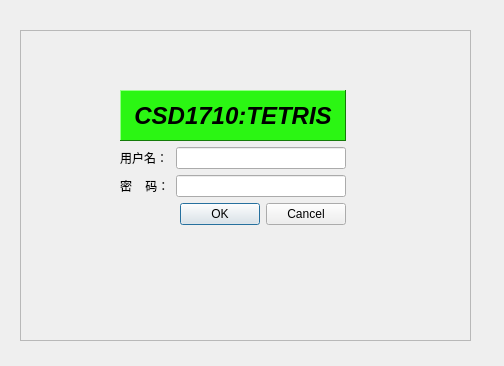
<?xml version="1.0" encoding="UTF-8"?>
<ui version="4.0">
 <class>LoginDialog</class>
 <widget class="QDialog" name="LoginDialog">
  <property name="geometry">
   <rect>
    <x>0</x>
    <y>0</y>
    <width>504</width>
    <height>366</height>
   </rect>
  </property>
  <property name="windowTitle">
   <string>Dialog</string>
  </property>
  <widget class="QFrame" name="frame">
   <property name="geometry">
    <rect>
     <x>20</x>
     <y>30</y>
     <width>451</width>
     <height>311</height>
    </rect>
   </property>
   <property name="frameShape">
    <enum>QFrame::StyledPanel</enum>
   </property>
   <property name="frameShadow">
    <enum>QFrame::Raised</enum>
   </property>
   <widget class="QWidget" name="layoutWidget">
    <property name="geometry">
     <rect>
      <x>100</x>
      <y>60</y>
      <width>226</width>
      <height>135</height>
     </rect>
    </property>
    <layout class="QVBoxLayout" name="verticalLayout">
     <item>
      <widget class="QLabel" name="label">
       <property name="palette">
        <palette>
         <active>
          <colorrole role="WindowText">
           <brush brushstyle="SolidPattern">
            <color alpha="255">
             <red>0</red>
             <green>0</green>
             <blue>0</blue>
            </color>
           </brush>
          </colorrole>
          <colorrole role="Button">
           <brush brushstyle="SolidPattern">
            <color alpha="255">
             <red>43</red>
             <green>246</green>
             <blue>19</blue>
            </color>
           </brush>
          </colorrole>
          <colorrole role="Light">
           <brush brushstyle="SolidPattern">
            <color alpha="255">
             <red>147</red>
             <green>255</green>
             <blue>134</blue>
            </color>
           </brush>
          </colorrole>
          <colorrole role="Midlight">
           <brush brushstyle="SolidPattern">
            <color alpha="255">
             <red>95</red>
             <green>250</green>
             <blue>76</blue>
            </color>
           </brush>
          </colorrole>
          <colorrole role="Dark">
           <brush brushstyle="SolidPattern">
            <color alpha="255">
             <red>21</red>
             <green>123</green>
             <blue>9</blue>
            </color>
           </brush>
          </colorrole>
          <colorrole role="Mid">
           <brush brushstyle="SolidPattern">
            <color alpha="255">
             <red>28</red>
             <green>164</green>
             <blue>12</blue>
            </color>
           </brush>
          </colorrole>
          <colorrole role="Text">
           <brush brushstyle="SolidPattern">
            <color alpha="255">
             <red>0</red>
             <green>0</green>
             <blue>0</blue>
            </color>
           </brush>
          </colorrole>
          <colorrole role="BrightText">
           <brush brushstyle="SolidPattern">
            <color alpha="255">
             <red>255</red>
             <green>255</green>
             <blue>255</blue>
            </color>
           </brush>
          </colorrole>
          <colorrole role="ButtonText">
           <brush brushstyle="SolidPattern">
            <color alpha="255">
             <red>0</red>
             <green>0</green>
             <blue>0</blue>
            </color>
           </brush>
          </colorrole>
          <colorrole role="Base">
           <brush brushstyle="SolidPattern">
            <color alpha="255">
             <red>255</red>
             <green>255</green>
             <blue>255</blue>
            </color>
           </brush>
          </colorrole>
          <colorrole role="Window">
           <brush brushstyle="SolidPattern">
            <color alpha="255">
             <red>43</red>
             <green>246</green>
             <blue>19</blue>
            </color>
           </brush>
          </colorrole>
          <colorrole role="Shadow">
           <brush brushstyle="SolidPattern">
            <color alpha="255">
             <red>0</red>
             <green>0</green>
             <blue>0</blue>
            </color>
           </brush>
          </colorrole>
          <colorrole role="AlternateBase">
           <brush brushstyle="SolidPattern">
            <color alpha="255">
             <red>149</red>
             <green>250</green>
             <blue>137</blue>
            </color>
           </brush>
          </colorrole>
          <colorrole role="ToolTipBase">
           <brush brushstyle="SolidPattern">
            <color alpha="255">
             <red>255</red>
             <green>255</green>
             <blue>220</blue>
            </color>
           </brush>
          </colorrole>
          <colorrole role="ToolTipText">
           <brush brushstyle="SolidPattern">
            <color alpha="255">
             <red>0</red>
             <green>0</green>
             <blue>0</blue>
            </color>
           </brush>
          </colorrole>
         </active>
         <inactive>
          <colorrole role="WindowText">
           <brush brushstyle="SolidPattern">
            <color alpha="255">
             <red>0</red>
             <green>0</green>
             <blue>0</blue>
            </color>
           </brush>
          </colorrole>
          <colorrole role="Button">
           <brush brushstyle="SolidPattern">
            <color alpha="255">
             <red>43</red>
             <green>246</green>
             <blue>19</blue>
            </color>
           </brush>
          </colorrole>
          <colorrole role="Light">
           <brush brushstyle="SolidPattern">
            <color alpha="255">
             <red>147</red>
             <green>255</green>
             <blue>134</blue>
            </color>
           </brush>
          </colorrole>
          <colorrole role="Midlight">
           <brush brushstyle="SolidPattern">
            <color alpha="255">
             <red>95</red>
             <green>250</green>
             <blue>76</blue>
            </color>
           </brush>
          </colorrole>
          <colorrole role="Dark">
           <brush brushstyle="SolidPattern">
            <color alpha="255">
             <red>21</red>
             <green>123</green>
             <blue>9</blue>
            </color>
           </brush>
          </colorrole>
          <colorrole role="Mid">
           <brush brushstyle="SolidPattern">
            <color alpha="255">
             <red>28</red>
             <green>164</green>
             <blue>12</blue>
            </color>
           </brush>
          </colorrole>
          <colorrole role="Text">
           <brush brushstyle="SolidPattern">
            <color alpha="255">
             <red>0</red>
             <green>0</green>
             <blue>0</blue>
            </color>
           </brush>
          </colorrole>
          <colorrole role="BrightText">
           <brush brushstyle="SolidPattern">
            <color alpha="255">
             <red>255</red>
             <green>255</green>
             <blue>255</blue>
            </color>
           </brush>
          </colorrole>
          <colorrole role="ButtonText">
           <brush brushstyle="SolidPattern">
            <color alpha="255">
             <red>0</red>
             <green>0</green>
             <blue>0</blue>
            </color>
           </brush>
          </colorrole>
          <colorrole role="Base">
           <brush brushstyle="SolidPattern">
            <color alpha="255">
             <red>255</red>
             <green>255</green>
             <blue>255</blue>
            </color>
           </brush>
          </colorrole>
          <colorrole role="Window">
           <brush brushstyle="SolidPattern">
            <color alpha="255">
             <red>43</red>
             <green>246</green>
             <blue>19</blue>
            </color>
           </brush>
          </colorrole>
          <colorrole role="Shadow">
           <brush brushstyle="SolidPattern">
            <color alpha="255">
             <red>0</red>
             <green>0</green>
             <blue>0</blue>
            </color>
           </brush>
          </colorrole>
          <colorrole role="AlternateBase">
           <brush brushstyle="SolidPattern">
            <color alpha="255">
             <red>149</red>
             <green>250</green>
             <blue>137</blue>
            </color>
           </brush>
          </colorrole>
          <colorrole role="ToolTipBase">
           <brush brushstyle="SolidPattern">
            <color alpha="255">
             <red>255</red>
             <green>255</green>
             <blue>220</blue>
            </color>
           </brush>
          </colorrole>
          <colorrole role="ToolTipText">
           <brush brushstyle="SolidPattern">
            <color alpha="255">
             <red>0</red>
             <green>0</green>
             <blue>0</blue>
            </color>
           </brush>
          </colorrole>
         </inactive>
         <disabled>
          <colorrole role="WindowText">
           <brush brushstyle="SolidPattern">
            <color alpha="255">
             <red>21</red>
             <green>123</green>
             <blue>9</blue>
            </color>
           </brush>
          </colorrole>
          <colorrole role="Button">
           <brush brushstyle="SolidPattern">
            <color alpha="255">
             <red>43</red>
             <green>246</green>
             <blue>19</blue>
            </color>
           </brush>
          </colorrole>
          <colorrole role="Light">
           <brush brushstyle="SolidPattern">
            <color alpha="255">
             <red>147</red>
             <green>255</green>
             <blue>134</blue>
            </color>
           </brush>
          </colorrole>
          <colorrole role="Midlight">
           <brush brushstyle="SolidPattern">
            <color alpha="255">
             <red>95</red>
             <green>250</green>
             <blue>76</blue>
            </color>
           </brush>
          </colorrole>
          <colorrole role="Dark">
           <brush brushstyle="SolidPattern">
            <color alpha="255">
             <red>21</red>
             <green>123</green>
             <blue>9</blue>
            </color>
           </brush>
          </colorrole>
          <colorrole role="Mid">
           <brush brushstyle="SolidPattern">
            <color alpha="255">
             <red>28</red>
             <green>164</green>
             <blue>12</blue>
            </color>
           </brush>
          </colorrole>
          <colorrole role="Text">
           <brush brushstyle="SolidPattern">
            <color alpha="255">
             <red>21</red>
             <green>123</green>
             <blue>9</blue>
            </color>
           </brush>
          </colorrole>
          <colorrole role="BrightText">
           <brush brushstyle="SolidPattern">
            <color alpha="255">
             <red>255</red>
             <green>255</green>
             <blue>255</blue>
            </color>
           </brush>
          </colorrole>
          <colorrole role="ButtonText">
           <brush brushstyle="SolidPattern">
            <color alpha="255">
             <red>21</red>
             <green>123</green>
             <blue>9</blue>
            </color>
           </brush>
          </colorrole>
          <colorrole role="Base">
           <brush brushstyle="SolidPattern">
            <color alpha="255">
             <red>43</red>
             <green>246</green>
             <blue>19</blue>
            </color>
           </brush>
          </colorrole>
          <colorrole role="Window">
           <brush brushstyle="SolidPattern">
            <color alpha="255">
             <red>43</red>
             <green>246</green>
             <blue>19</blue>
            </color>
           </brush>
          </colorrole>
          <colorrole role="Shadow">
           <brush brushstyle="SolidPattern">
            <color alpha="255">
             <red>0</red>
             <green>0</green>
             <blue>0</blue>
            </color>
           </brush>
          </colorrole>
          <colorrole role="AlternateBase">
           <brush brushstyle="SolidPattern">
            <color alpha="255">
             <red>43</red>
             <green>246</green>
             <blue>19</blue>
            </color>
           </brush>
          </colorrole>
          <colorrole role="ToolTipBase">
           <brush brushstyle="SolidPattern">
            <color alpha="255">
             <red>255</red>
             <green>255</green>
             <blue>220</blue>
            </color>
           </brush>
          </colorrole>
          <colorrole role="ToolTipText">
           <brush brushstyle="SolidPattern">
            <color alpha="255">
             <red>0</red>
             <green>0</green>
             <blue>0</blue>
            </color>
           </brush>
          </colorrole>
         </disabled>
        </palette>
       </property>
       <property name="font">
        <font>
         <pointsize>18</pointsize>
         <weight>75</weight>
         <italic>true</italic>
         <bold>true</bold>
        </font>
       </property>
       <property name="autoFillBackground">
        <bool>true</bool>
       </property>
       <property name="frameShape">
        <enum>QFrame::Panel</enum>
       </property>
       <property name="frameShadow">
        <enum>QFrame::Raised</enum>
       </property>
       <property name="lineWidth">
        <number>1</number>
       </property>
       <property name="midLineWidth">
        <number>3</number>
       </property>
       <property name="text">
        <string>CSD1710:TETRIS</string>
       </property>
       <property name="alignment">
        <set>Qt::AlignCenter</set>
       </property>
      </widget>
     </item>
     <item>
      <layout class="QGridLayout" name="gridLayout">
       <item row="0" column="0">
        <widget class="QLabel" name="label_2">
         <property name="text">
          <string>用户名：</string>
         </property>
        </widget>
       </item>
       <item row="0" column="1">
        <widget class="QLineEdit" name="UserEdit"/>
       </item>
       <item row="1" column="0">
        <widget class="QLabel" name="label_3">
         <property name="text">
          <string>密    码：</string>
         </property>
        </widget>
       </item>
       <item row="1" column="1">
        <widget class="QLineEdit" name="PasswdEdit">
         <property name="echoMode">
          <enum>QLineEdit::Password</enum>
         </property>
        </widget>
       </item>
      </layout>
     </item>
     <item>
      <layout class="QHBoxLayout" name="horizontalLayout">
       <item>
        <spacer name="horizontalSpacer">
         <property name="orientation">
          <enum>Qt::Horizontal</enum>
         </property>
         <property name="sizeHint" stdset="0">
          <size>
           <width>40</width>
           <height>20</height>
          </size>
         </property>
        </spacer>
       </item>
       <item>
        <widget class="QDialogButtonBox" name="buttonBox">
         <property name="standardButtons">
          <set>QDialogButtonBox::Cancel|QDialogButtonBox::Ok</set>
         </property>
        </widget>
       </item>
      </layout>
     </item>
    </layout>
   </widget>
  </widget>
 </widget>
 <resources/>
 <connections/>
</ui>
